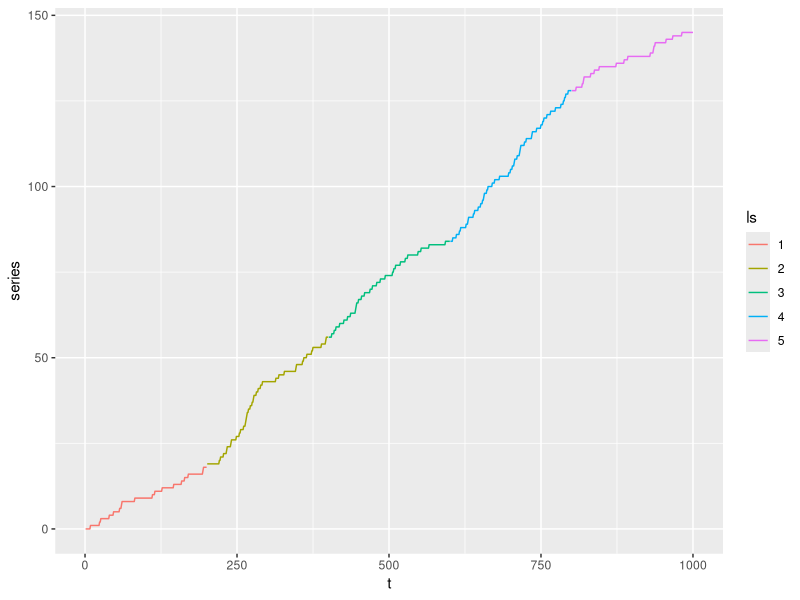

Source code (R):
library(tidyverse)
n <- 1000
n_change_points <- 5
tau <- seq(from=0, to=1000, length.out= n_change_points+1)  # the time t in wich we have a change
means <- rbeta(n_change_points,shape=10, shape2 = 50) # the means of the binomial 
probs <- rep(NA, n) #mean reapeated
latent_state <- rep(NA, n)

for (i in 1:n_change_points){
  probs[ (tau[i]+1) : tau[i+1] ]<- rep(means[i],tau[i+1] - tau[i])
  latent_state[ (tau[i]+1) : tau[i+1] ]<- rep(i,tau[i+1] - tau[i])
}

noise <- rbinom(n,size=1, prob= probs )

series <- tibble(
  t = 1:n ,
  series = cumsum(noise),
  ls = as.factor(latent_state)
  )

series %>%
  ggplot(aes(y=series, x= t, color= ls)) + 
  geom_line()
  
